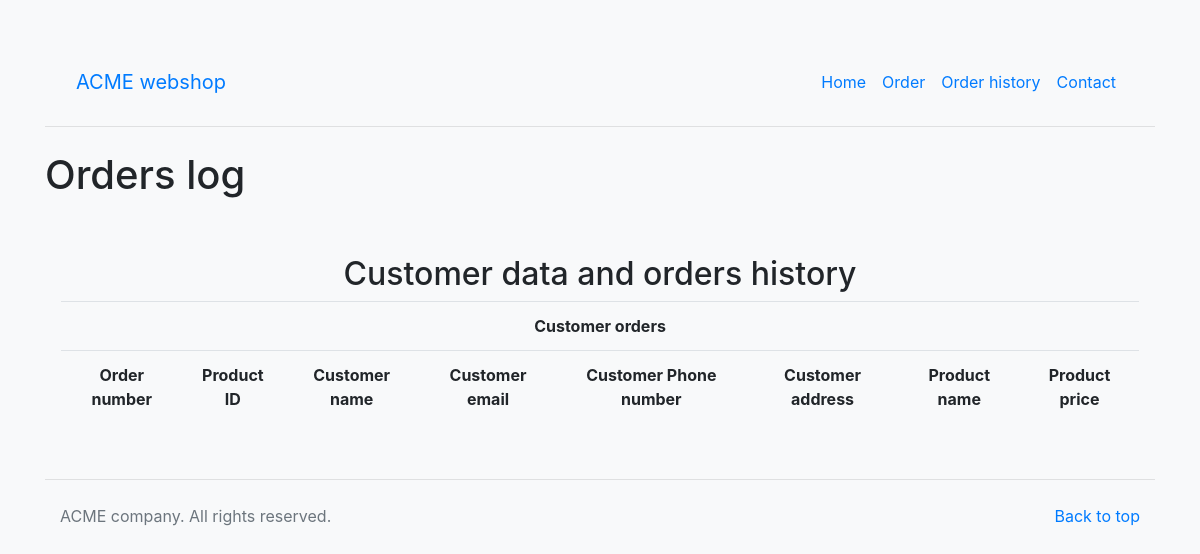
The app's page /orders_log.php, older data.
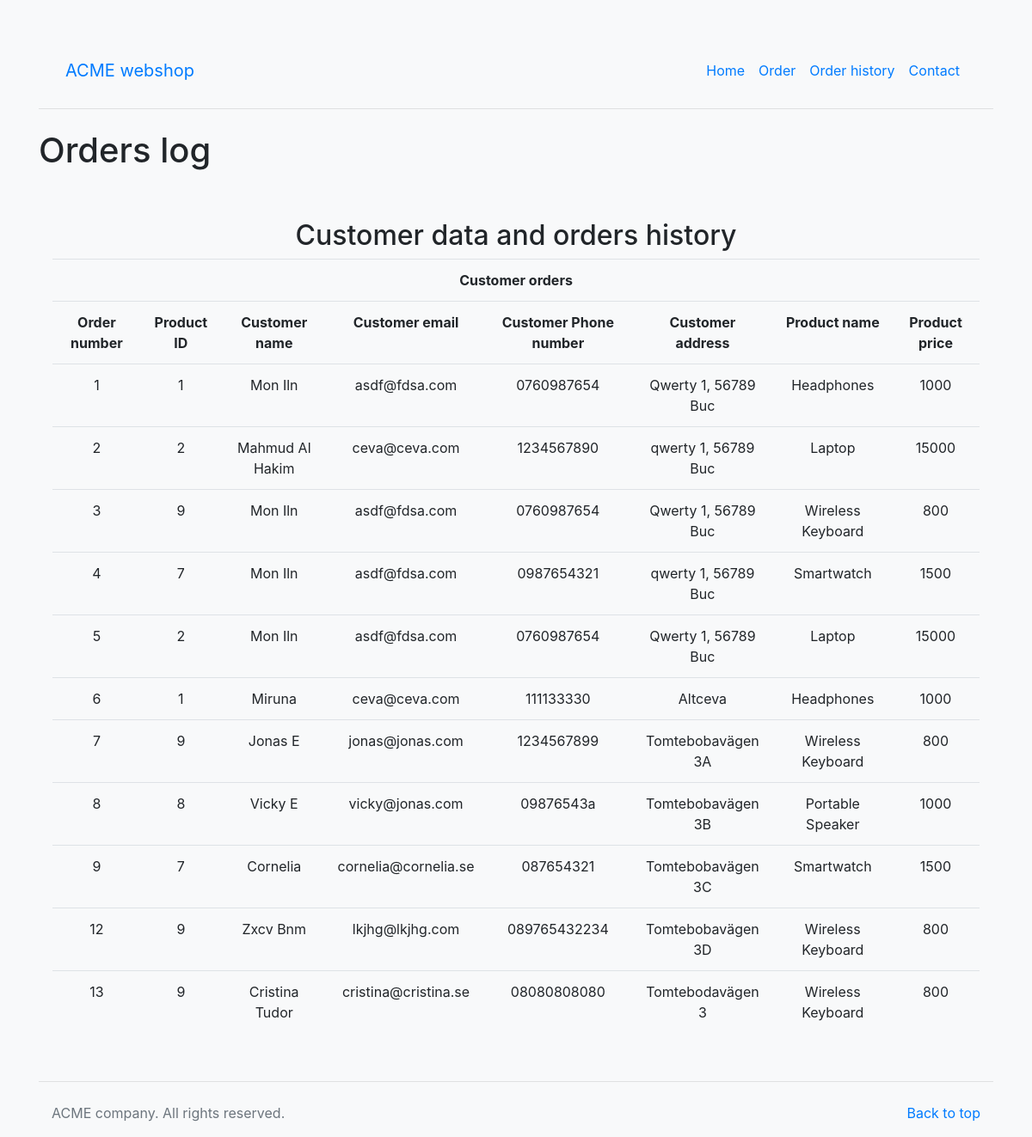
The same page, newer data.
### tables this page shows
CREATE TABLE `order_log` (
  `order_id` int(5) NOT NULL,
  `product_id` int(5) NOT NULL,
  `customer_name` varchar(45) NOT NULL,
  `customer_mail` varchar(45) NOT NULL,
  `customer_phone` varchar(45) NOT NULL,
  `customer_address` varchar(45) NOT NULL
);

CREATE TABLE `products` (
  `product_id` int(5) NOT NULL,
  `name` varchar(45) NOT NULL,
  `description` text NOT NULL,
  `image` varchar(45) NOT NULL,
  `price` float NOT NULL
);

### orders_log.php (the view, shortened to what this page needs)
<?php
include ("./includes/header.php");
$query = "SELECT o.*, p.name AS product_name, p.price AS product_price
FROM  order_log AS o, products AS p
WHERE o.product_id = p.product_id
ORDER BY o.order_id";
$table = mysqli_query($connection , $query)
          or die (mysqli_error($connection));
?>
<div class="phones-header px-3 py-3 pt-md-5 pb-md-4 mx-auto text-center">
    <h2>Customer data and orders history</h2>
<table class="table">
<tr>
    <th colspan="8" style="text-align: center;">Customer orders</th>
</tr>
<tr>
    <th>Order number</th>
    <th>Product ID</th>
    <th>Customer name</th>
    <th>Customer email</th>
    <th>Customer Phone number</th>
    <th>Customer address</th>
    <th>Product name</th>
    <th>Product price</th>
<?php while($row = mysqli_fetch_assoc($table)) {
    ?>
<tr>
    <td><?php echo $row['order_id'] ?></td>
    <td><?php echo $row['product_id'] ?></td>
    <td><?php echo $row['customer_name'] ?></td>
    <td><?php echo $row['customer_mail'] ?></td>
    <td><?php echo $row['customer_phone'] ?></td>
    <td><?php echo $row['customer_address'] ?></td>
    <td><?php echo $row['product_name'] ?></td>
    <td><?php echo $row['product_price'] ?></td>
</tr>
<?php
} ?>
</table>
</div>
<?php
include ("./includes/footer.php");
?>

Row changes from the older to the newer data that the page shows:
added order_log: order_id "1", product "1", customer_name "Mon Iln", customer_mail "asdf@fdsa.com", customer_phone "0760987654", customer_address "Qwerty 1, 56789 Buc", product.name "Headphones", product.price "1000"
added order_log: order_id "2", product "2", customer_name "Mahmud Al Hakim", customer_mail "ceva@ceva.com", customer_phone "1234567890", customer_address "qwerty 1, 56789 Buc", product.name "Laptop", product.price "15000"
added order_log: order_id "3", product "9", customer_name "Mon Iln", customer_mail "asdf@fdsa.com", customer_phone "0760987654", customer_address "Qwerty 1, 56789 Buc", product.name "Wireless Keyboard", product.price "800"
added order_log: order_id "4", product "7", customer_name "Mon Iln", customer_mail "asdf@fdsa.com", customer_phone "0987654321", customer_address "qwerty 1, 56789 Buc", product.name "Smartwatch", product.price "1500"
added order_log: order_id "5", product "2", customer_name "Mon Iln", customer_mail "asdf@fdsa.com", customer_phone "0760987654", customer_address "Qwerty 1, 56789 Buc", product.name "Laptop", product.price "15000"
added order_log: order_id "6", product "1", customer_name "Miruna", customer_mail "ceva@ceva.com", customer_phone "111133330", customer_address "Altceva", product.name "Headphones", product.price "1000"
added order_log: order_id "7", product "9", customer_name "Jonas E", customer_mail "jonas@jonas.com", customer_phone "1234567899", customer_address "Tomtebobavägen 3A", product.name "Wireless Keyboard", product.price "800"
added order_log: order_id "8", product "8", customer_name "Vicky E", customer_mail "vicky@jonas.com", customer_phone "09876543a", customer_address "Tomtebobavägen 3B", product.name "Portable Speaker", product.price "1000"
added order_log: order_id "9", product "7", customer_name "Cornelia", customer_mail "cornelia@cornelia.se", customer_phone "087654321", customer_address "Tomtebobavägen 3C", product.name "Smartwatch", product.price "1500"
added order_log: order_id "12", product "9", customer_name "Zxcv Bnm", customer_mail "lkjhg@lkjhg.com", customer_phone "089765432234", customer_address "Tomtebobavägen 3D", product.name "Wireless Keyboard", product.price "800"
added order_log: order_id "13", product "9", customer_name "Cristina Tudor", customer_mail "cristina@cristina.se", customer_phone "08080808080", customer_address "Tomtebodavägen 3", product.name "Wireless Keyboard", product.price "800"
